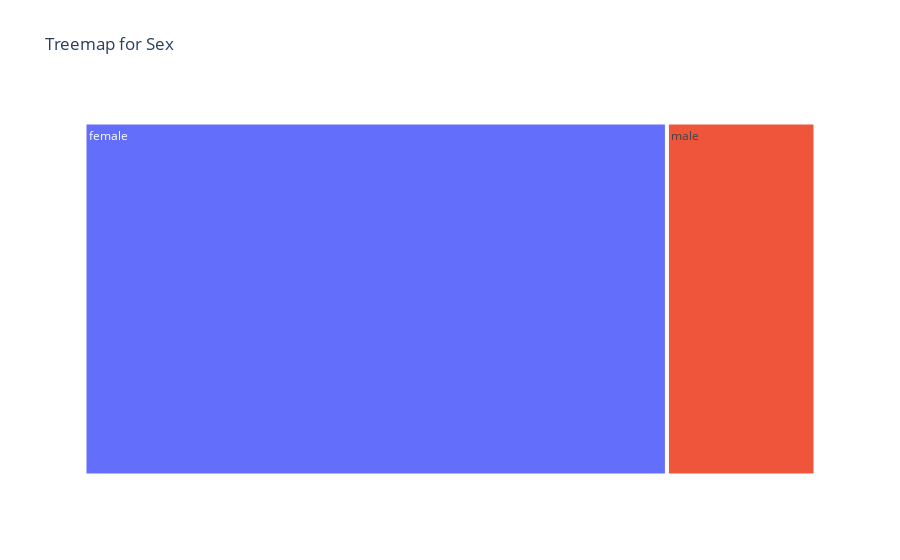
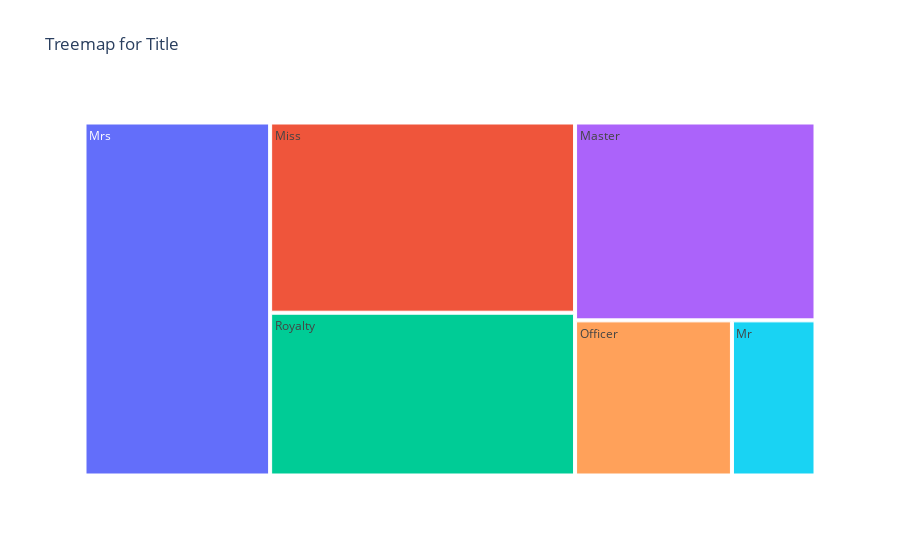
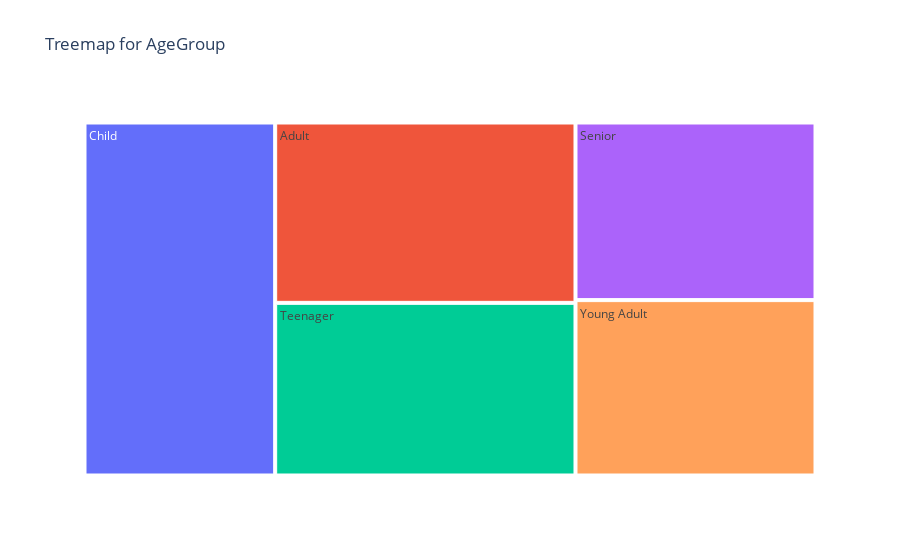
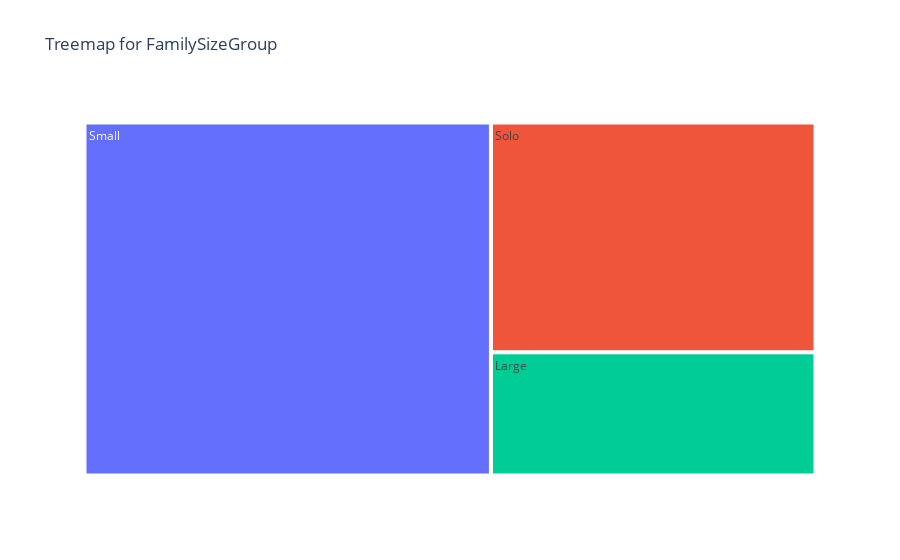

The notebook cell saved with these charts, in order:
### Markdown cell above
## <b><span style='color:#1f89e3'> 3.3 | </span>Composition</b>

### Code cell
import plotly.express as px

# Loop through each categorical variable and create a treemap
for variable in categorical_attributes:
    
    # Calculate the average target attribute value for each category
    avg_prices = df.groupby(variable)[target_attribute].mean().reset_index()

    # Create the treemap
    fig = px.treemap(avg_prices, path=[variable], values=target_attribute, title=f'Treemap for {variable}')

    # Show the treemap
    fig.show()

### Figure 1 — Plotly figure (JSON) as saved in the notebook; plotly's stock layout.template omitted (floating-point values rounded to 4 significant figures)
{"data": [{"branchvalues": "total", "domain": {"x": [0, 1], "y": [0, 1]}, "hovertemplate": "labels=%{label}<br>Survived=%{value}<br>parent=%{parent}<br>id=%{id}<extra></extra>", "ids": ["female", "male"], "labels": ["female", "male"], "name": "", "parents": ["", ""], "type": "treemap", "values": [0.7404, 0.1889]}], "layout": {"legend": {"tracegroupgap": 0}, "title": {"text": "Treemap for Sex"}}}

### Figure 2 — Plotly figure (JSON) as saved in the notebook; plotly's stock layout.template omitted (floating-point values rounded to 4 significant figures)
{"data": [{"branchvalues": "total", "domain": {"x": [0, 1], "y": [0, 1]}, "hovertemplate": "labels=%{label}<br>Survived=%{value}<br>parent=%{parent}<br>id=%{id}<extra></extra>", "ids": ["Master", "Miss", "Mr", "Mrs", "Officer", "Royalty"], "labels": ["Master", "Miss", "Mr", "Mrs", "Officer", "Royalty"], "name": "", "parents": ["", "", "", "", "", ""], "type": "treemap", "values": [0.575, 0.7011, 0.1567, 0.792, 0.2941, 0.6]}], "layout": {"legend": {"tracegroupgap": 0}, "title": {"text": "Treemap for Title"}}}

### Figure 3 — Plotly figure (JSON) as saved in the notebook; plotly's stock layout.template omitted (floating-point values rounded to 4 significant figures)
{"data": [{"branchvalues": "total", "domain": {"x": [0, 1], "y": [0, 1]}, "hovertemplate": "labels=%{label}<br>Survived=%{value}<br>parent=%{parent}<br>id=%{id}<extra></extra>", "ids": ["Child", "Teenager", "Young Adult", "Adult", "Senior"], "labels": ["Child", "Teenager", "Young Adult", "Adult", "Senior"], "name": "", "parents": ["", "", "", "", ""], "type": "treemap", "values": [0.5263, 0.4054, 0.3291, 0.4235, 0.3333]}], "layout": {"legend": {"tracegroupgap": 0}, "title": {"text": "Treemap for AgeGroup"}}}

### Figure 4 — Plotly figure (JSON) as saved in the notebook; plotly's stock layout.template omitted (floating-point values rounded to 4 significant figures)
{"data": [{"branchvalues": "total", "domain": {"x": [0, 1], "y": [0, 1]}, "hovertemplate": "labels=%{label}<br>Survived=%{value}<br>parent=%{parent}<br>id=%{id}<extra></extra>", "ids": ["Solo", "Small", "Large"], "labels": ["Solo", "Small", "Large"], "name": "", "parents": ["", "", ""], "type": "treemap", "values": [0.3009, 0.5788, 0.1613]}], "layout": {"legend": {"tracegroupgap": 0}, "title": {"text": "Treemap for FamilySizeGroup"}}}
